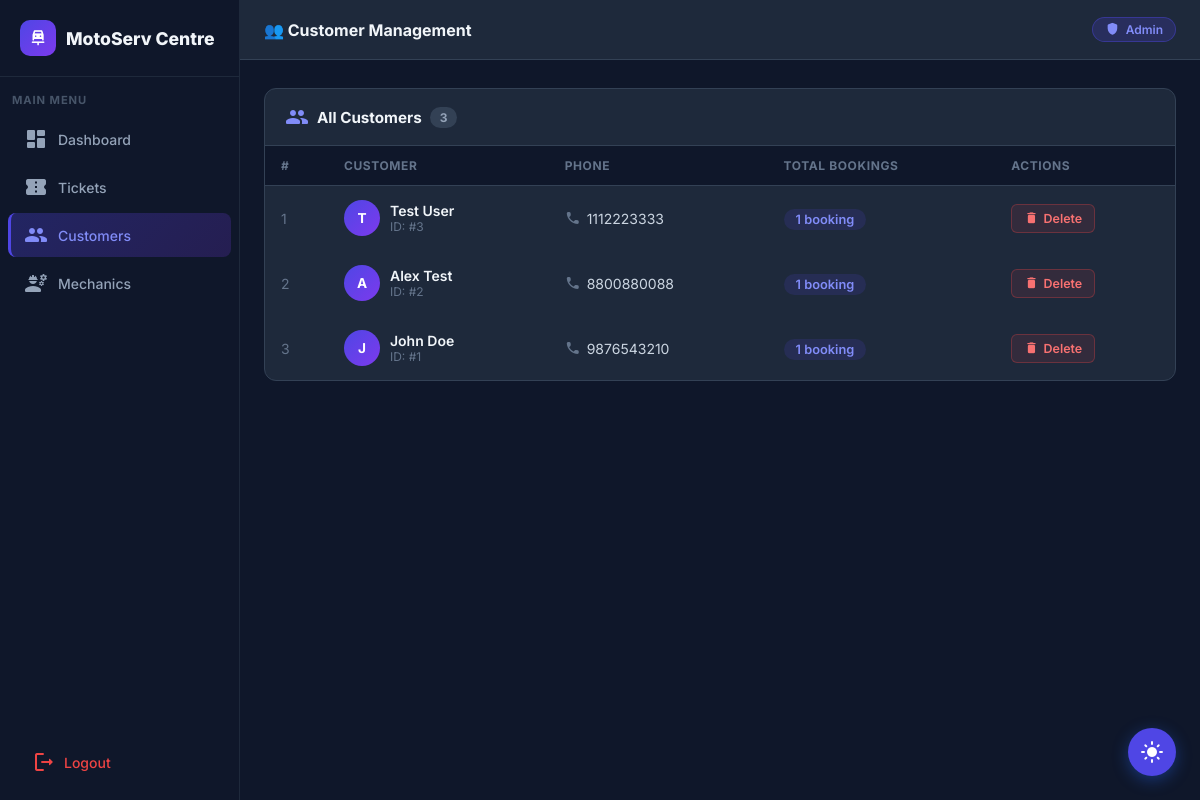
/admin/customers (signed in), run on an earlier commit of the app's database.
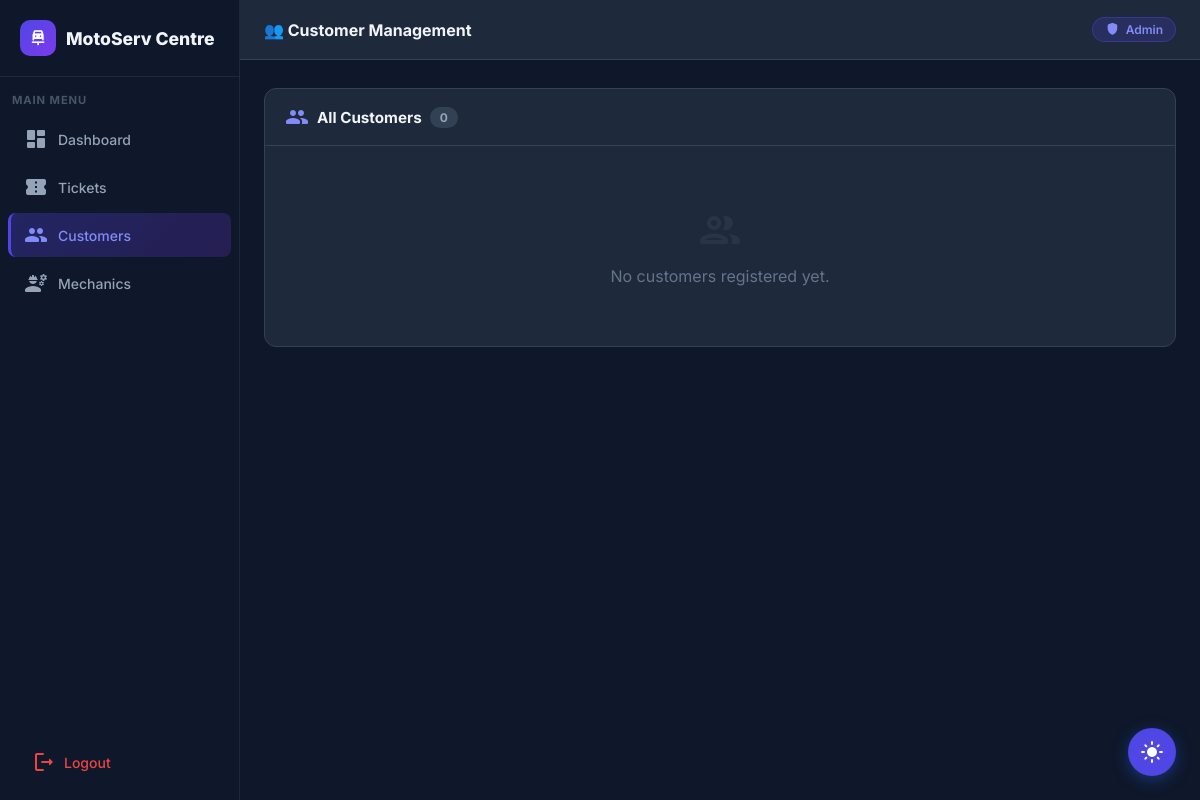
And on a later commit of the database.
### tables this page shows
CREATE TABLE customers (
            id       INTEGER PRIMARY KEY AUTOINCREMENT,
            name     TEXT    NOT NULL,
            phone    TEXT    NOT NULL UNIQUE,
            password TEXT    NOT NULL
        , email TEXT DEFAULT '');

### admin.py (the view)
@admin_bp.route("/customers")
@admin_required
def admin_customers():
    conn = get_db()
    customers = conn.execute("""
        SELECT c.*, COUNT(b.id) as booking_count
        FROM customers c
        LEFT JOIN bookings b ON c.id=b.customer_id
        GROUP BY c.id ORDER BY c.id DESC
    """).fetchall()
    conn.close()
    return render_template("admin_customers.html", customers=customers)

### admin.py (called while the page is built)
def get_db():
    conn = sqlite3.connect(DB_PATH, timeout=10)
    conn.row_factory = sqlite3.Row
    return conn

def admin_required(f):
    from functools import wraps
    @wraps(f)
    def decorated(*args, **kwargs):
        if not session.get("is_admin"):
            flash("Admin access required.", "warning")
            return redirect(url_for("admin.admin_login"))
        return f(*args, **kwargs)
    return decorated

### templates/admin_customers.html (shortened to what the changed rows need)
{% extends "base.html" %}
{% block body %}
<div class="admin-layout">
    <main class="admin-main">
        <div class="admin-topbar">
            <h2>👥 Customer Management</h2>
        </div>
        <div class="admin-content">
            <div class="admin-card fade-up">
                <div class="admin-card-header">
                    <h3>
                        <span class="material-icons-round" style="color:#818CF8">people</span>
                        All Customers
                        <span
                            style="background:#334155;color:#94A3B8;border-radius:20px;font-size:.75rem;padding:3px 10px">{{
                            customers|length }}</span>
                    </h3>
                </div>
                {% if customers %}
                <div style="overflow-x:auto">
                    <table class="admin-table">
                        <thead>
                            <tr>
                                <th>#</th>
                                <th>Customer</th>
                                <th>Phone</th>
                                <th>Total Bookings</th>
                                <th>Actions</th>
                            </tr>
                        </thead>
                        <tbody>
                            {% for c in customers %}
                            <tr>
                                <td style="color:#64748B">{{ loop.index }}</td>
                                <td>
                                    <div style="display:flex;align-items:center">
                                        <span class="avatar">{{ c.name[0].upper() }}</span>
                                        <div>
                                            <div style="color:#F1F5F9;font-weight:600">{{ c.name }}</div>
                                            <div style="font-size:.75rem;color:#64748B">ID: #{{ c.id }}</div>
                                        </div>
                                    </div>
                                </td>
                                <td>
                                    <div style="display:flex;align-items:center;gap:6px">
                                        <span class="material-icons-round"
                                            style="font-size:1rem;color:#64748B">phone</span>
                                        {{ c.phone }}
                                    </div>
                                </td>
                                <td>
                                    <span style="background:rgba(79,70,229,.15);color:#818CF8;
                    border-radius:20px;padding:3px 12px;font-size:.8rem;font-weight:600">
                                        {{ c.booking_count }} booking{{ 's' if c.booking_count != 1 else '' }}
                                    </span>
                                </td>
                                <td>
                                    <form method="POST"
                                        action="{{ url_for('admin.delete_customer', customer_id=c.id) }}"
                                        onsubmit="return confirm('Delete {{ c.name }} and all their bookings? This cannot be undone.')">
                                        <button type="submit" style="padding:6px 12px;border-radius:6px;font-size:.78rem;font-weight:600;
                      cursor:pointer;border:1px solid rgba(239,68,68,.3);background:rgba(239,68,68,.1);
                      color:#F87171;font-family:'Inter',sans-serif;display:flex;align-items:center;gap:5px;
                      transition:all .2s" onmouseover="this.style.background='rgba(239,68,68,.3)'"
                                            onmouseout="this.style.background='rgba(239,68,68,.1)'">
                                            <span class="material-icons-round" style="font-size:.9rem">delete</span>
                                            Delete
                                        </button>
                                    </form>
                                </td>
                            </tr>
                            {% endfor %}
                        </tbody>
                    </table>
                </div>
                {% else %}
                <div class="empty-state" style="color:#64748B;padding:60px">
                    <span class="material-icons-round" style="color:#334155">people_outline</span>
                    <p>No customers registered yet.</p>
                </div>
                {% endif %}
            </div>
        </div>
    </main>
</div>
{% endblock %}

What changed in the data, as far as the page shows it:
removed customers: name "T", name "Test User", id "3", phone "1112223333", booking_count "1"
removed customers: name "A", name "Alex Test", id "2", phone "8800880088", booking_count "1"
removed customers: name "J", name "John Doe", id "1", phone "9876543210", booking_count "1"
Also different on the page:
{{ customers|length }}: "3" → "0"
text no longer shown: "# CUSTOMER PHONE TOTAL BOOKINGS ACTIONS"
text now shown: "No customers registered yet."
